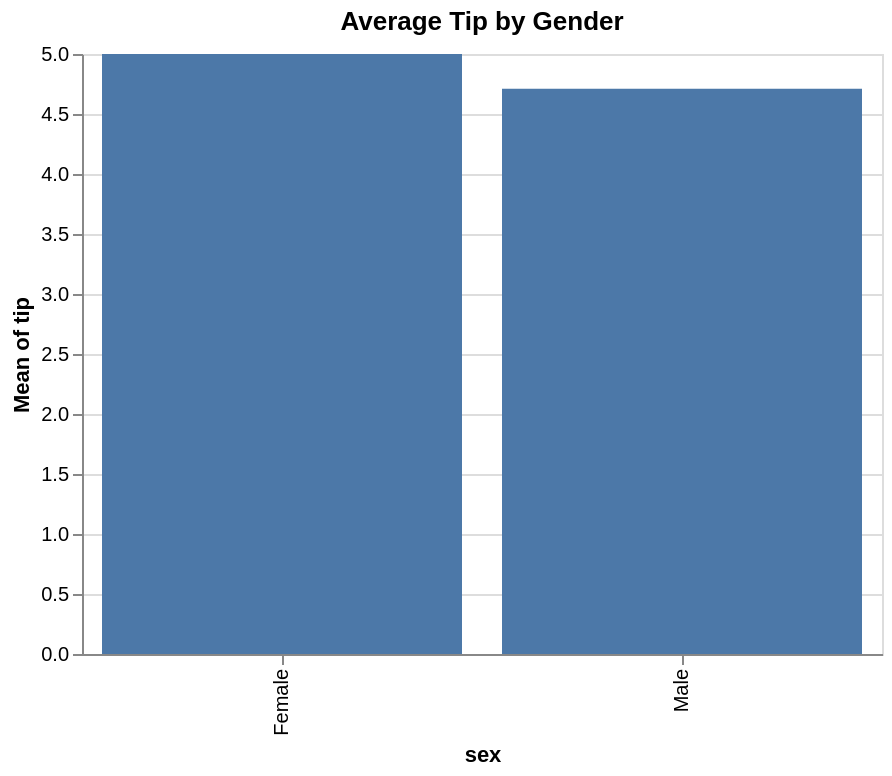

The specification (Vega-Lite) saved for this image:
### Vega-Lite specification from a JSON file in a GitHub repository (floating-point values rounded to 4 significant figures)
{"$schema": "https://vega.github.io/schema/vega-lite/v5.json", "height": 300, "encoding": {"tooltip": [{"field": "sex", "type": "nominal"}, {"field": "tip", "type": "quantitative"}], "x": {"field": "sex", "type": "nominal"}, "y": {"field": "tip", "type": "quantitative", "aggregate": "mean"}}, "data": {"values": [{"day": "Sun", "size": 2, "tip": 1.01, "sex": "Female", "total_bill": 16.99}, {"day": "Sun", "size": 3, "tip": 1.66, "sex": "Male", "total_bill": 10.34}, {"day": "Sun", "size": 3, "tip": 3.5, "sex": "Male", "total_bill": 21.01}, {"day": "Sun", "size": 2, "tip": 3.31, "sex": "Male", "total_bill": 23.68}, {"day": "Sun", "size": 4, "tip": 3.61, "sex": "Female", "total_bill": 24.59}, {"day": "Sun", "size": 4, "tip": 4.71, "sex": "Male", "total_bill": 25.29}, {"day": "Sun", "size": 2, "tip": 2.0, "sex": "Male", "total_bill": 8.77}, {"day": "Sun", "size": 4, "tip": 3.12, "sex": "Male", "total_bill": 26.88}, {"day": "Sun", "size": 2, "tip": 1.96, "sex": "Male", "total_bill": 15.04}, {"day": "Sun", "size": 2, "tip": 3.23, "sex": "Female", "total_bill": 14.78}, {"day": "Sun", "size": 2, "tip": 1.71, "sex": "Male", "total_bill": 10.27}, {"day": "Sun", "size": 4, "tip": 5.0, "sex": "Female", "total_bill": 35.26}, {"day": "Sun", "size": 2, "tip": 1.57, "sex": "Male", "total_bill": 15.42}, {"day": "Sun", "size": 2, "tip": 3.0, "sex": "Male", "total_bill": 18.43}, {"day": "Sun", "size": 2, "tip": 1.44, "sex": "Female", "total_bill": 14.83}, {"day": "Sun", "size": 2, "tip": 3.5, "sex": "Male", "total_bill": 21.58}, {"day": "Sun", "size": 3, "tip": 1.7, "sex": "Male", "total_bill": 10.33}, {"day": "Sun", "size": 3, "tip": 3.31, "sex": "Male", "total_bill": 16.29}, {"day": "Sun", "size": 3, "tip": 3.5, "sex": "Male", "total_bill": 16.97}, {"day": "Sun", "size": 3, "tip": 3.35, "sex": "Male", "total_bill": 20.65}]}, "title": "Average Tip by Gender", "width": 400, "mark": "bar", "params": [{"name": "grid", "bind": "scales", "select": {"encodings": ["y"], "type": "interval"}}]}
